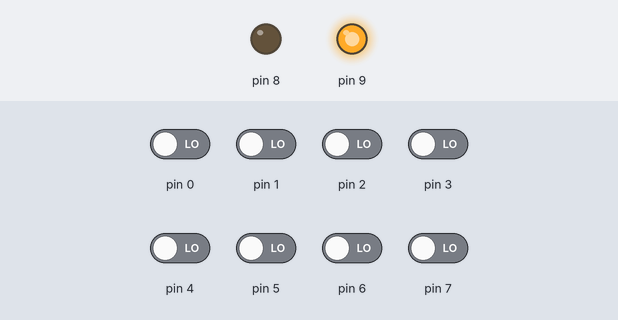
Simulated run of this sketch. Board: Arduino Uno, built with avr-gcc and run on an emulated ATmega328P. On the bench: output pins drawn as LEDs (lit = HIGH). The test bench sets the inputs (shaded band); at power-on: pin 0–7 LOW.

Above: at 1.2 s.
1.3 s: pin 0 driven HIGH and pin 1 driven HIGH
At 2.5 s:
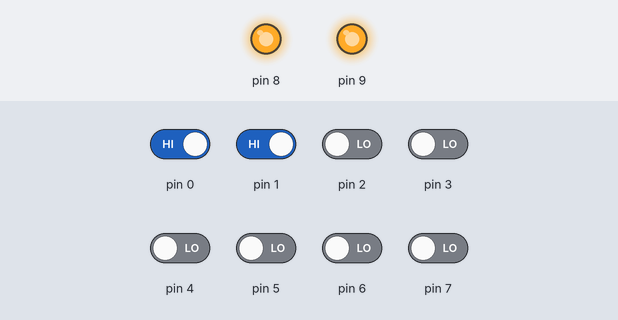
2.8 s: pin 0 driven LOW
At 3.6 s:
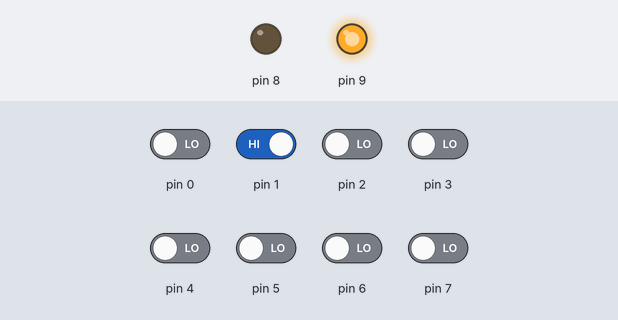
4.3 s: pin 0 driven HIGH
At 4.8 s:
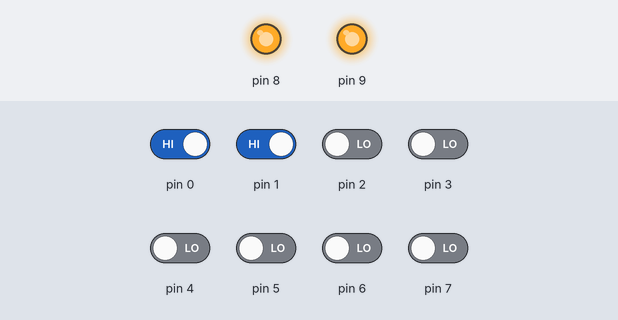
Timing chart, 0 to 7.3 s (numbered marks = the images above; inputs shaded):
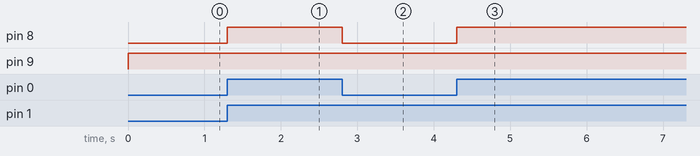

The sketch:

alternatingPINsV2.ino
```cpp
#define RED 0
#define GREEN 1

#define LED_ON(b)  (PORTB |= 1<<b)
#define LED_OFF(b) (PORTB &= ~(1<<b))

void setup() {
  DDRB = 0x03; //Pins 8 (RED) and 9 (GREEN) set as outputs
  DDRD = 0x0; // Pins 0..7 set as inputs
}

void loop() {


  (PIND & PIND<<1) ? LED_ON(RED) : LED_OFF(RED);
  ((uint8_t)(~PIND) & ((uint8_t)(~PIND)<<1)) ? LED_ON(GREEN) : LED_OFF(GREEN);
}
```

Measured:
- after the input at 1.3 s, pin 8: LOW → HIGH at once
- after the input at 2.8 s, pin 8: HIGH → LOW at once
- after the input at 4.3 s, pin 8: LOW → HIGH at once
